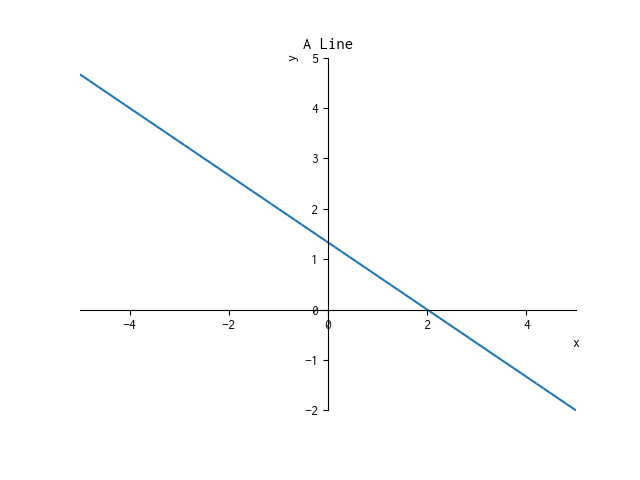

Here is the Python script that generated this plot:
from sympy import *
from sympy.plotting import plot
from sympy.core.sympify import SympifyError

def plot_expression(expr):
    x, y, z, a, b, c, s, t, u = symbols('x,y,z,a,b,c,s,t,u')
    solution = solve(expr, y)
    expr_y = solution[0]
    p = plot(expr_y, (x, -5, 5), title='A Line', xlabel='x', ylabel='y', show=False)
    p.save('plot_graph.png')
    
if __name__ == '__main__':
    expr = input('Enter expression : ')
    try:
        expr = sympify(expr)
    except SympifyError:
        print('Invalid input')
    else:
        plot_expression(expr)

